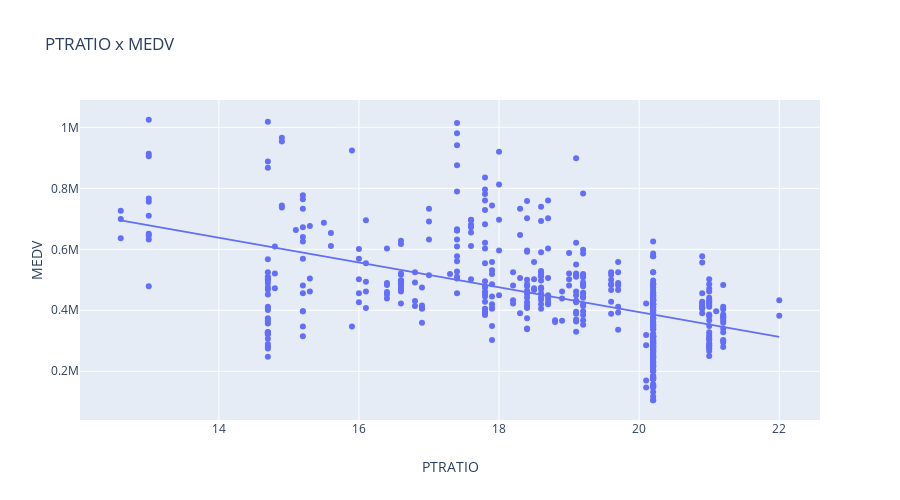

The code cell stored with this chart in its notebook:
### Code cell
#PTRATIO x MEDV camparison
px.scatter(data, x='PTRATIO',y='MEDV',title='PTRATIO x MEDV',trendline='ols', height=500) #trendline 'ols' or 'lowess'

### Figure 1 — Plotly figure (JSON) as saved in the notebook; plotly's stock layout.template omitted (floating-point values rounded to 4 significant figures; data arrays with more than 128 entries replaced by an {"elided": "..."} marker saying what was removed)
{"data": [{"hovertemplate": "PTRATIO=%{x}<br>MEDV=%{y}<extra></extra>", "legendgroup": "", "marker": {"color": "#636efa", "symbol": "circle"}, "mode": "markers", "name": " ", "showlegend": false, "type": "scatter", "uid": "ea743b1d-7fac-4163-9a00-61b85a53a033", "x": {"elided": "489 float values"}, "xaxis": "x", "y": {"elided": "489 int values"}, "yaxis": "y"}, {"hovertemplate": "<b>OLS trendline</b><br>MEDV = -40647.214755 * PTRATIO + 1206989.715178<br>R<sup>2</sup>=0.269396<br><br>PTRATIO=%{x}<br>MEDV=%{y} <b>(trend)</b><extra></extra>", "legendgroup": "", "marker": {"color": "#636efa", "symbol": "circle"}, "mode": "lines", "name": " ", "showlegend": false, "type": "scatter", "uid": "33ce2b76-9734-4444-a854-87ab301fa5b0", "x": {"elided": "489 float values"}, "xaxis": "x", "y": {"elided": "489 float values"}, "yaxis": "y"}], "layout": {"grid": {"xaxes": ["x"], "xgap": 0.1, "xside": "bottom", "yaxes": ["y"], "ygap": 0.1, "yside": "left"}, "height": 500, "legend": {"tracegroupgap": 0}, "title": {"text": "PTRATIO x MEDV"}, "xaxis": {"title": {"text": "PTRATIO"}}, "yaxis": {"title": {"text": "MEDV"}}}}
